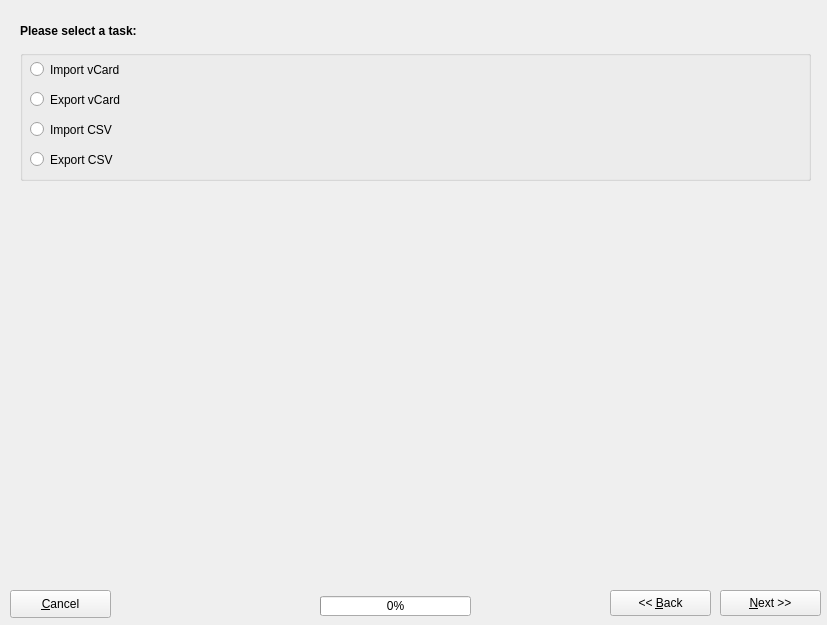
<ui version="4.0" >
 <class>addrimpexpfrm</class>
 <widget class="QDialog" name="addrimpexpfrm" >
  <property name="geometry" >
   <rect>
    <x>0</x>
    <y>0</y>
    <width>827</width>
    <height>625</height>
   </rect>
  </property>
  <property name="windowTitle" >
   <string>Address import and export...</string>
  </property>
  <property name="windowIcon" >
   <iconset resource="../resources/images/first4.qrc" >:/impexp.png</iconset>
  </property>
  <widget class="QStackedWidget" name="mainstack" >
   <property name="geometry" >
    <rect>
     <x>10</x>
     <y>10</y>
     <width>811</width>
     <height>571</height>
    </rect>
   </property>
   <property name="currentIndex" >
    <number>0</number>
   </property>
   <widget class="QWidget" name="page" >
    <widget class="QLabel" name="label" >
     <property name="geometry" >
      <rect>
       <x>10</x>
       <y>0</y>
       <width>291</width>
       <height>41</height>
      </rect>
     </property>
     <property name="font" >
      <font>
       <weight>75</weight>
       <bold>true</bold>
      </font>
     </property>
     <property name="text" >
      <string>Please select a task:</string>
     </property>
    </widget>
    <widget class="QGroupBox" name="groupBox" >
     <property name="geometry" >
      <rect>
       <x>10</x>
       <y>40</y>
       <width>791</width>
       <height>131</height>
      </rect>
     </property>
     <property name="title" >
      <string/>
     </property>
     <widget class="QRadioButton" name="rbtn2" >
      <property name="enabled" >
       <bool>true</bool>
      </property>
      <property name="geometry" >
       <rect>
        <x>10</x>
        <y>40</y>
        <width>481</width>
        <height>19</height>
       </rect>
      </property>
      <property name="text" >
       <string>Export vCard</string>
      </property>
     </widget>
     <widget class="QRadioButton" name="rbtn3" >
      <property name="enabled" >
       <bool>true</bool>
      </property>
      <property name="geometry" >
       <rect>
        <x>10</x>
        <y>70</y>
        <width>481</width>
        <height>19</height>
       </rect>
      </property>
      <property name="text" >
       <string>Import CSV</string>
      </property>
     </widget>
     <widget class="QRadioButton" name="rbtn4" >
      <property name="geometry" >
       <rect>
        <x>10</x>
        <y>100</y>
        <width>481</width>
        <height>19</height>
       </rect>
      </property>
      <property name="text" >
       <string>Export CSV</string>
      </property>
     </widget>
     <widget class="QRadioButton" name="rbtn1" >
      <property name="enabled" >
       <bool>true</bool>
      </property>
      <property name="geometry" >
       <rect>
        <x>10</x>
        <y>10</y>
        <width>481</width>
        <height>19</height>
       </rect>
      </property>
      <property name="text" >
       <string>Import vCard</string>
      </property>
     </widget>
    </widget>
   </widget>
   <widget class="QWidget" name="page_2" >
    <widget class="QLabel" name="label_2" >
     <property name="geometry" >
      <rect>
       <x>10</x>
       <y>0</y>
       <width>291</width>
       <height>41</height>
      </rect>
     </property>
     <property name="font" >
      <font>
       <weight>75</weight>
       <bold>true</bold>
      </font>
     </property>
     <property name="text" >
      <string>Import vCards:</string>
     </property>
    </widget>
    <widget class="QLabel" name="label_8" >
     <property name="geometry" >
      <rect>
       <x>10</x>
       <y>40</y>
       <width>131</width>
       <height>21</height>
      </rect>
     </property>
     <property name="text" >
      <string>vCard:</string>
     </property>
    </widget>
    <widget class="QPushButton" name="btnimpvcardselectfile" >
     <property name="geometry" >
      <rect>
       <x>490</x>
       <y>40</y>
       <width>31</width>
       <height>26</height>
      </rect>
     </property>
     <property name="text" >
      <string>...</string>
     </property>
     <property name="icon" >
      <iconset/>
     </property>
    </widget>
    <widget class="QRadioButton" name="rbtnimpvcardall" >
     <property name="geometry" >
      <rect>
       <x>580</x>
       <y>40</y>
       <width>91</width>
       <height>20</height>
      </rect>
     </property>
     <property name="text" >
      <string>All</string>
     </property>
     <property name="checked" >
      <bool>true</bool>
     </property>
    </widget>
    <widget class="QRadioButton" name="rbtnimpvcardsel" >
     <property name="geometry" >
      <rect>
       <x>680</x>
       <y>40</y>
       <width>111</width>
       <height>20</height>
      </rect>
     </property>
     <property name="text" >
      <string>Selected</string>
     </property>
    </widget>
    <widget class="QLineEdit" name="txtimpvcard" >
     <property name="geometry" >
      <rect>
       <x>150</x>
       <y>40</y>
       <width>331</width>
       <height>25</height>
      </rect>
     </property>
    </widget>
    <widget class="QLabel" name="label_9" >
     <property name="geometry" >
      <rect>
       <x>10</x>
       <y>71</y>
       <width>131</width>
       <height>20</height>
      </rect>
     </property>
     <property name="text" >
      <string>Import in Directory:</string>
     </property>
    </widget>
    <widget class="QComboBox" name="cmbimpvcard" >
     <property name="geometry" >
      <rect>
       <x>150</x>
       <y>70</y>
       <width>181</width>
       <height>25</height>
      </rect>
     </property>
    </widget>
    <widget class="QPushButton" name="btnimpvcardload" >
     <property name="geometry" >
      <rect>
       <x>490</x>
       <y>70</y>
       <width>31</width>
       <height>26</height>
      </rect>
     </property>
     <property name="text" >
      <string/>
     </property>
     <property name="icon" >
      <iconset resource="../resources/images/first4.qrc" >:/button_ok.png</iconset>
     </property>
    </widget>
    <widget class="QTableWidget" name="tableimpvcard" >
     <property name="geometry" >
      <rect>
       <x>10</x>
       <y>110</y>
       <width>791</width>
       <height>451</height>
      </rect>
     </property>
     <property name="alternatingRowColors" >
      <bool>true</bool>
     </property>
    </widget>
   </widget>
   <widget class="QWidget" name="Seite" >
    <widget class="QLabel" name="label_3" >
     <property name="geometry" >
      <rect>
       <x>10</x>
       <y>0</y>
       <width>291</width>
       <height>41</height>
      </rect>
     </property>
     <property name="font" >
      <font>
       <weight>75</weight>
       <bold>true</bold>
      </font>
     </property>
     <property name="text" >
      <string>Export vCard:</string>
     </property>
    </widget>
    <widget class="QPushButton" name="btnexpvcardload" >
     <property name="geometry" >
      <rect>
       <x>310</x>
       <y>40</y>
       <width>31</width>
       <height>26</height>
      </rect>
     </property>
     <property name="text" >
      <string/>
     </property>
     <property name="icon" >
      <iconset resource="../resources/images/first4.qrc" >:/button_ok.png</iconset>
     </property>
    </widget>
    <widget class="QComboBox" name="cmbexpvcard" >
     <property name="geometry" >
      <rect>
       <x>120</x>
       <y>40</y>
       <width>181</width>
       <height>25</height>
      </rect>
     </property>
    </widget>
    <widget class="QTreeWidget" name="treeexpvcard" >
     <property name="geometry" >
      <rect>
       <x>10</x>
       <y>80</y>
       <width>791</width>
       <height>471</height>
      </rect>
     </property>
     <property name="alternatingRowColors" >
      <bool>true</bool>
     </property>
     <property name="selectionMode" >
      <enum>QAbstractItemView::ExtendedSelection</enum>
     </property>
     <column>
      <property name="text" >
       <string>1</string>
      </property>
     </column>
    </widget>
    <widget class="QRadioButton" name="rbtnexpvcardall" >
     <property name="geometry" >
      <rect>
       <x>580</x>
       <y>40</y>
       <width>91</width>
       <height>20</height>
      </rect>
     </property>
     <property name="text" >
      <string>All</string>
     </property>
     <property name="checked" >
      <bool>true</bool>
     </property>
    </widget>
    <widget class="QRadioButton" name="rbtnexpvcardsel" >
     <property name="geometry" >
      <rect>
       <x>680</x>
       <y>40</y>
       <width>111</width>
       <height>20</height>
      </rect>
     </property>
     <property name="text" >
      <string>Selected</string>
     </property>
    </widget>
    <widget class="QLabel" name="label_7" >
     <property name="geometry" >
      <rect>
       <x>10</x>
       <y>40</y>
       <width>101</width>
       <height>21</height>
      </rect>
     </property>
     <property name="text" >
      <string>Directory:</string>
     </property>
    </widget>
    <widget class="QComboBox" name="cmbexpvcardtype" >
     <property name="geometry" >
      <rect>
       <x>448</x>
       <y>40</y>
       <width>81</width>
       <height>22</height>
      </rect>
     </property>
     <item>
      <property name="text" >
       <string>One file</string>
      </property>
     </item>
     <item>
      <property name="text" >
       <string>Multi file</string>
      </property>
     </item>
    </widget>
   </widget>
   <widget class="QWidget" name="Seite_2" >
    <widget class="QLabel" name="label_4" >
     <property name="geometry" >
      <rect>
       <x>10</x>
       <y>0</y>
       <width>291</width>
       <height>41</height>
      </rect>
     </property>
     <property name="font" >
      <font>
       <weight>75</weight>
       <bold>true</bold>
      </font>
     </property>
     <property name="text" >
      <string>Import CSV:</string>
     </property>
    </widget>
    <widget class="QPushButton" name="btnimpcsvselectfile" >
     <property name="geometry" >
      <rect>
       <x>490</x>
       <y>40</y>
       <width>31</width>
       <height>26</height>
      </rect>
     </property>
     <property name="text" >
      <string>...</string>
     </property>
     <property name="icon" >
      <iconset/>
     </property>
    </widget>
    <widget class="QLabel" name="label_10" >
     <property name="geometry" >
      <rect>
       <x>10</x>
       <y>40</y>
       <width>131</width>
       <height>21</height>
      </rect>
     </property>
     <property name="text" >
      <string>CSV-File:</string>
     </property>
    </widget>
    <widget class="QRadioButton" name="rbtnimpcsvsel" >
     <property name="geometry" >
      <rect>
       <x>680</x>
       <y>40</y>
       <width>111</width>
       <height>20</height>
      </rect>
     </property>
     <property name="text" >
      <string>Selected</string>
     </property>
    </widget>
    <widget class="QLabel" name="label_11" >
     <property name="geometry" >
      <rect>
       <x>10</x>
       <y>71</y>
       <width>131</width>
       <height>20</height>
      </rect>
     </property>
     <property name="text" >
      <string>Import in Directory:</string>
     </property>
    </widget>
    <widget class="QLineEdit" name="txtimpcsv" >
     <property name="geometry" >
      <rect>
       <x>150</x>
       <y>40</y>
       <width>331</width>
       <height>25</height>
      </rect>
     </property>
    </widget>
    <widget class="QRadioButton" name="rbtnimpcsvall" >
     <property name="geometry" >
      <rect>
       <x>580</x>
       <y>40</y>
       <width>91</width>
       <height>20</height>
      </rect>
     </property>
     <property name="text" >
      <string>All</string>
     </property>
     <property name="checked" >
      <bool>true</bool>
     </property>
    </widget>
    <widget class="QPushButton" name="btnimpcsvload" >
     <property name="geometry" >
      <rect>
       <x>490</x>
       <y>70</y>
       <width>31</width>
       <height>26</height>
      </rect>
     </property>
     <property name="text" >
      <string/>
     </property>
     <property name="icon" >
      <iconset resource="../resources/images/first4.qrc" >:/button_ok.png</iconset>
     </property>
    </widget>
    <widget class="QComboBox" name="cmbimpcsv" >
     <property name="geometry" >
      <rect>
       <x>150</x>
       <y>70</y>
       <width>181</width>
       <height>25</height>
      </rect>
     </property>
    </widget>
    <widget class="QTableWidget" name="tableimpcsv" >
     <property name="geometry" >
      <rect>
       <x>10</x>
       <y>130</y>
       <width>791</width>
       <height>431</height>
      </rect>
     </property>
     <property name="alternatingRowColors" >
      <bool>true</bool>
     </property>
    </widget>
    <widget class="QLabel" name="label_12" >
     <property name="geometry" >
      <rect>
       <x>580</x>
       <y>70</y>
       <width>121</width>
       <height>21</height>
      </rect>
     </property>
     <property name="text" >
      <string>Separator:</string>
     </property>
    </widget>
    <widget class="QLineEdit" name="txtimpcsvseparator" >
     <property name="geometry" >
      <rect>
       <x>720</x>
       <y>70</y>
       <width>31</width>
       <height>25</height>
      </rect>
     </property>
     <property name="text" >
      <string>,</string>
     </property>
    </widget>
    <widget class="QLabel" name="label_13" >
     <property name="geometry" >
      <rect>
       <x>10</x>
       <y>100</y>
       <width>131</width>
       <height>20</height>
      </rect>
     </property>
     <property name="text" >
      <string>Import from row:</string>
     </property>
    </widget>
    <widget class="QSpinBox" name="spbimpcsv" >
     <property name="geometry" >
      <rect>
       <x>150</x>
       <y>100</y>
       <width>61</width>
       <height>22</height>
      </rect>
     </property>
     <property name="maximum" >
      <number>1000</number>
     </property>
     <property name="value" >
      <number>3</number>
     </property>
    </widget>
   </widget>
   <widget class="QWidget" name="Seite_3" >
    <widget class="QLabel" name="label_5" >
     <property name="geometry" >
      <rect>
       <x>10</x>
       <y>0</y>
       <width>291</width>
       <height>41</height>
      </rect>
     </property>
     <property name="font" >
      <font>
       <weight>75</weight>
       <bold>true</bold>
      </font>
     </property>
     <property name="text" >
      <string>Export CSV:</string>
     </property>
    </widget>
    <widget class="QLabel" name="label_6" >
     <property name="geometry" >
      <rect>
       <x>10</x>
       <y>40</y>
       <width>101</width>
       <height>21</height>
      </rect>
     </property>
     <property name="text" >
      <string>Directory:</string>
     </property>
    </widget>
    <widget class="QComboBox" name="cmbexpcsv" >
     <property name="geometry" >
      <rect>
       <x>120</x>
       <y>40</y>
       <width>181</width>
       <height>25</height>
      </rect>
     </property>
    </widget>
    <widget class="QPushButton" name="btnexpcsvload" >
     <property name="geometry" >
      <rect>
       <x>310</x>
       <y>40</y>
       <width>31</width>
       <height>26</height>
      </rect>
     </property>
     <property name="text" >
      <string/>
     </property>
     <property name="icon" >
      <iconset resource="../resources/images/first4.qrc" >:/button_ok.png</iconset>
     </property>
    </widget>
    <widget class="QTreeWidget" name="treeexpcsv" >
     <property name="geometry" >
      <rect>
       <x>10</x>
       <y>80</y>
       <width>791</width>
       <height>471</height>
      </rect>
     </property>
     <property name="alternatingRowColors" >
      <bool>true</bool>
     </property>
     <property name="selectionMode" >
      <enum>QAbstractItemView::ExtendedSelection</enum>
     </property>
     <column>
      <property name="text" >
       <string>1</string>
      </property>
     </column>
    </widget>
    <widget class="QRadioButton" name="rbtnexpcsvall" >
     <property name="geometry" >
      <rect>
       <x>580</x>
       <y>40</y>
       <width>91</width>
       <height>20</height>
      </rect>
     </property>
     <property name="text" >
      <string>All</string>
     </property>
     <property name="checked" >
      <bool>true</bool>
     </property>
    </widget>
    <widget class="QRadioButton" name="rbtnexpcsvsel" >
     <property name="geometry" >
      <rect>
       <x>680</x>
       <y>40</y>
       <width>111</width>
       <height>20</height>
      </rect>
     </property>
     <property name="text" >
      <string>Selected</string>
     </property>
    </widget>
   </widget>
  </widget>
  <widget class="QPushButton" name="btnnext" >
   <property name="geometry" >
    <rect>
     <x>720</x>
     <y>590</y>
     <width>101</width>
     <height>26</height>
    </rect>
   </property>
   <property name="text" >
    <string>&amp;Next >></string>
   </property>
  </widget>
  <widget class="QPushButton" name="btnback" >
   <property name="geometry" >
    <rect>
     <x>610</x>
     <y>590</y>
     <width>101</width>
     <height>26</height>
    </rect>
   </property>
   <property name="text" >
    <string>&lt;&lt; &amp;Back</string>
   </property>
  </widget>
  <widget class="QPushButton" name="btncancel" >
   <property name="geometry" >
    <rect>
     <x>10</x>
     <y>590</y>
     <width>101</width>
     <height>28</height>
    </rect>
   </property>
   <property name="text" >
    <string>&amp;Cancel</string>
   </property>
   <property name="icon" >
    <iconset resource="../resources/images/first4.qrc" >:/button_cancel.png</iconset>
   </property>
  </widget>
  <widget class="QProgressBar" name="progbar" >
   <property name="geometry" >
    <rect>
     <x>320</x>
     <y>596</y>
     <width>151</width>
     <height>20</height>
    </rect>
   </property>
   <property name="value" >
    <number>0</number>
   </property>
  </widget>
 </widget>
 <resources>
  <include location="../resources/images/first4.qrc" />
 </resources>
 <connections/>
</ui>
